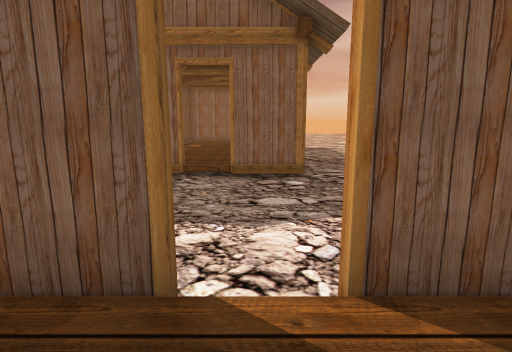
[1] (above)

23 first-person views from a walk through a scene from a Unity 3-D project. The camera is 1.4 m above the floor, tilts 10° down and sees 80° across. The floor is counted in squares, 1 m on a side. Each view is taken from the middle of a square. On the plan, view 1 faces up. The plan holds only what a view shows up to about 14 squares ahead; the rest is blank. The place goes on beyond the plan. The player character is not drawn. Some surface patterns are stand-ins.

[2]
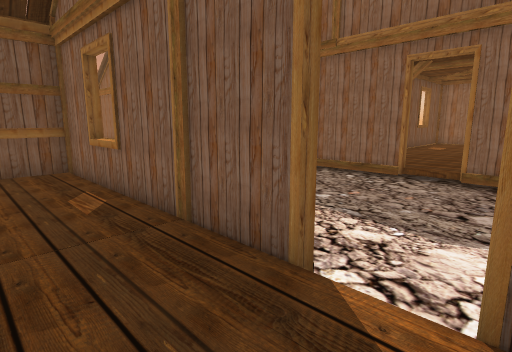

[3]
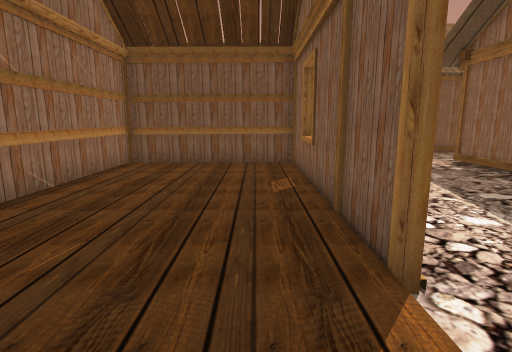

[4]
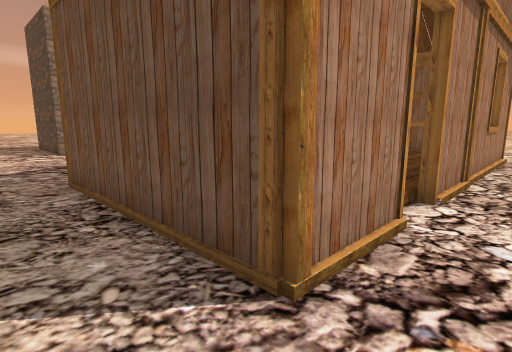

[5]
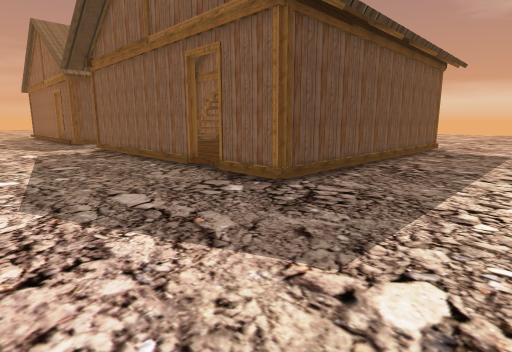

[6]
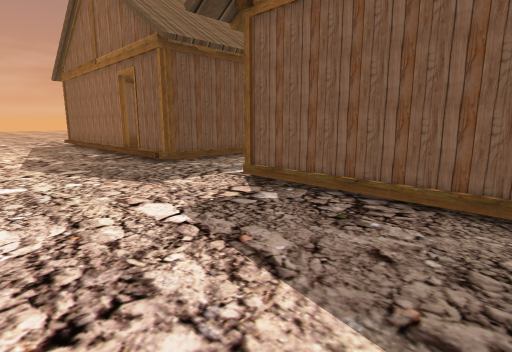

[7]
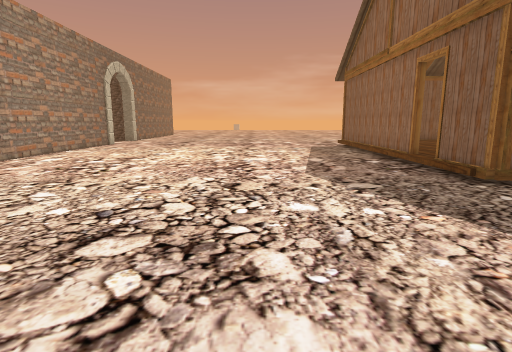

[8]
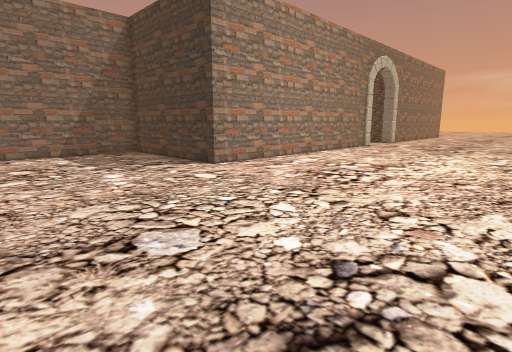

[9]
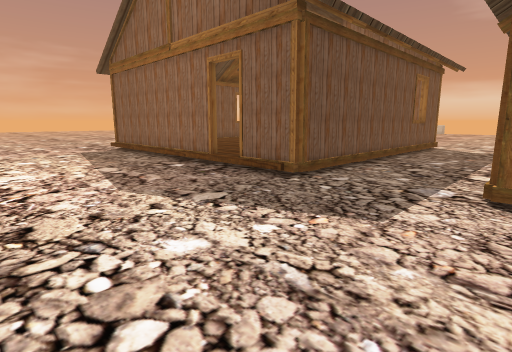

[10]
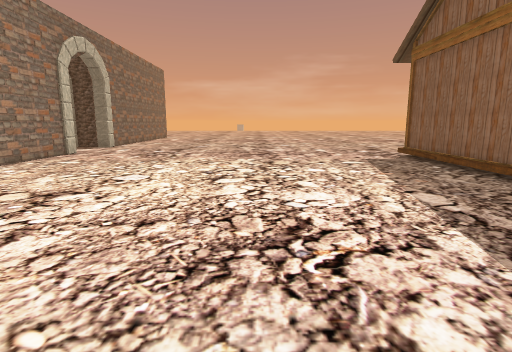

[11]
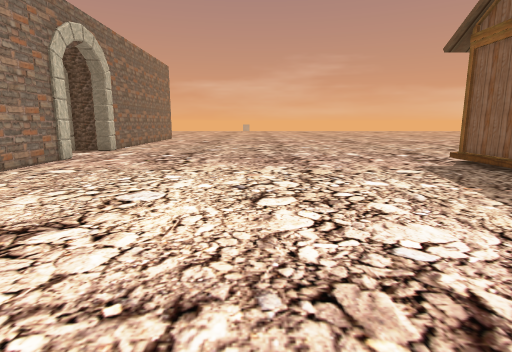

[12]
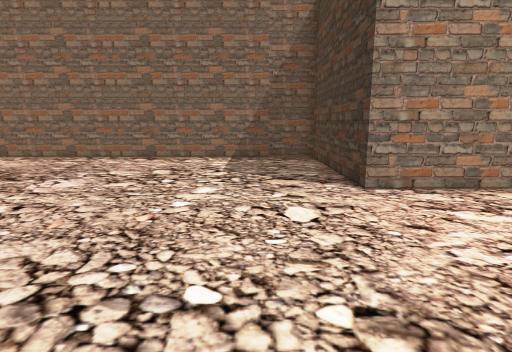

[13]
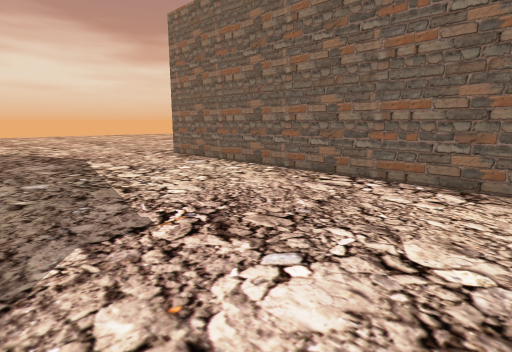

[14]
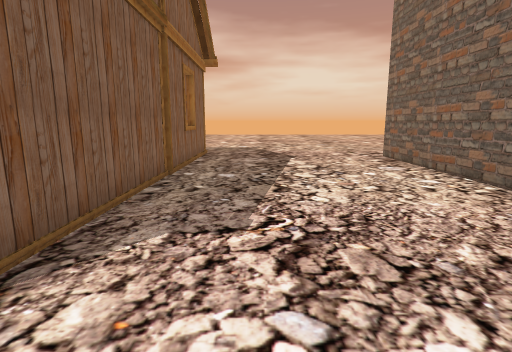

[15]
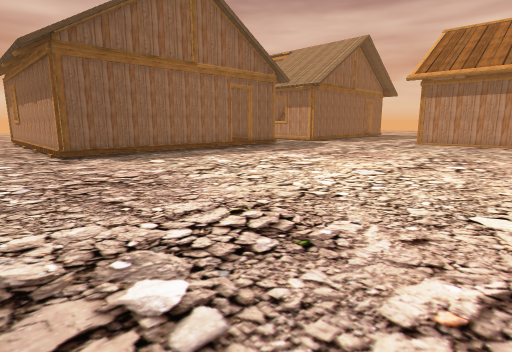

[16]
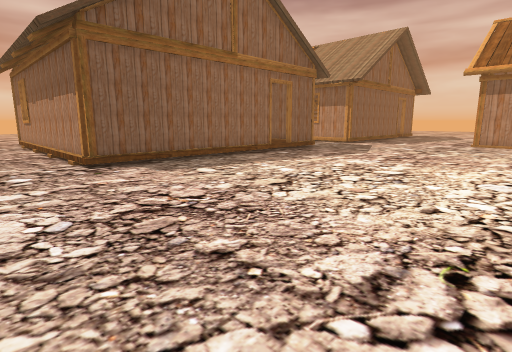

[17]
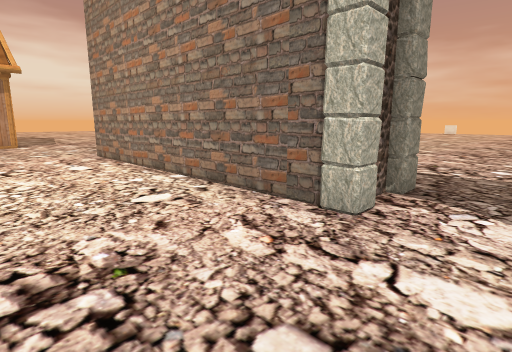

[18]
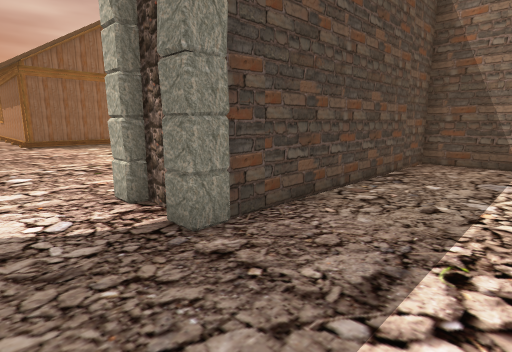

[19]
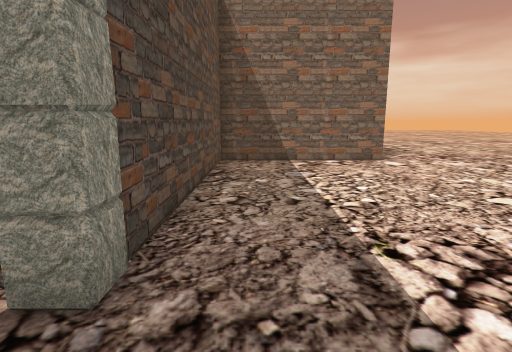

[20]
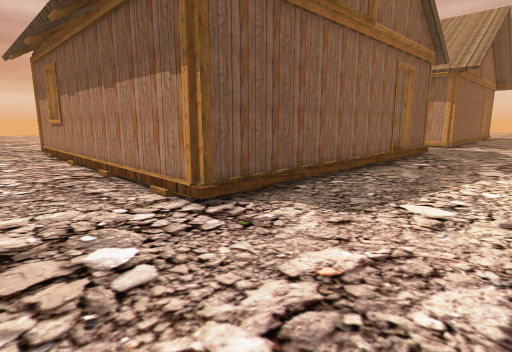

[21]
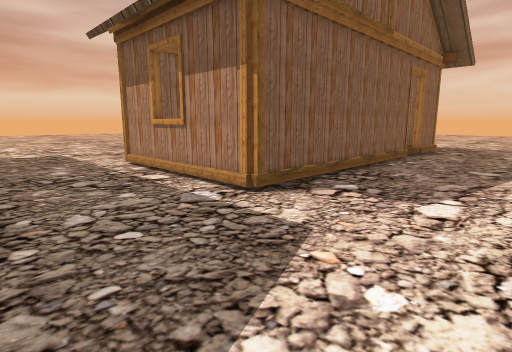

[22]
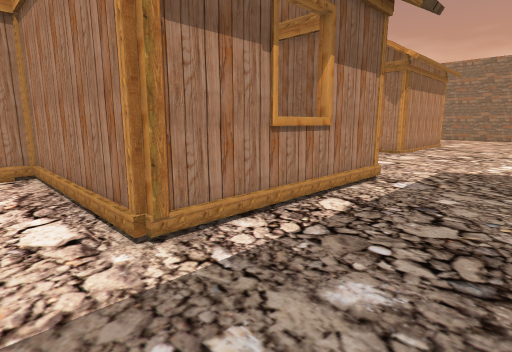

[23]
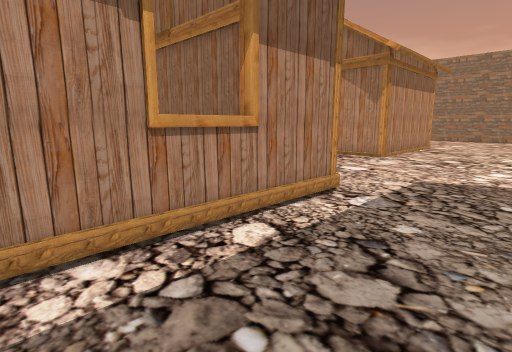

### Floor plan
Key: @ floor where view 1 was taken; # wall or solid block; . main floor; : floor 0.25 m higher than the main floor; / step, stairs or slope; H house; O other object.
Columns run from 30 left of view 1 to 6 right of it. Each row starts with its distance up from view 1.
 17  ..H           H.......        H....
 16  ..H           H.........H     H....
 15  ..H           H...HHHHHH      H....
 14  ..H           H...H           H....
 13  ..H           H...H           H....
 12  ..H           H...H           H....
 11 ...H           H...H           H....
 10 ...H:::::::H:H:H...H HHHHHHH::HH.....
  9 ...HHHHHHHHH/HHH...HHHHHHHHH..HH.....
  8 .....................................
  7 .....................................
  6 .....................................
  5 ....................................
  4 ........................ ............
  3 ...........................H.....H.
  2 .....................HHHHHHHHH:HHH..
  1 .....................H          :H..
  0 .....................H        @: H..
 -1 .....................H           H..
 -2 .....................H           H..
 -3 .....................H           H.
 -4 .....................HHHHHHHHHHHHH.
 -5 ..OO##########.....................
 -6 ..O          ##......................
 -7 ..O           #......................
 -8 ..OO########  #.....................
 -9 ...........#  #....................
-10  ..........#  #....................
-11 ...........#  ##################...

Positions as (right, up) in squares from view 1, and headings:
1: (0, 0), facing up
2: (1, 0), facing up-left
3: (2, 1), facing left
4: (5, 4), facing down-left
5: (6, 4), facing up-left
6: (-5, 4), facing up-left
7: (-8, 4), facing left
8: (-10, 3), facing down-left
9: (-10, 3), facing up-left
10: (-14, 3), facing left
11: (-16, 2), facing left
12: (-14, 1), facing down
13: (-11, -4), facing down-right
14: (-11, -6), facing right
15: (-30, -4), facing up-right
16: (-30, -1), facing up-right
17: (-30, -1), facing down-right
18: (-30, -11), facing up-right
19: (-30, -9), facing right
20: (-30, 5), facing up-right
21: (-15, 5), facing up-right
22: (-14, 17), facing down-right
23: (-14, 15), facing down-right
